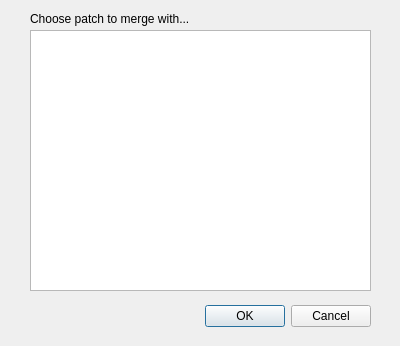
<ui version="4.0" >
 <class>mergePatch_Dialog</class>
 <widget class="QDialog" name="mergePatch_Dialog" >
  <property name="geometry" >
   <rect>
    <x>0</x>
    <y>0</y>
    <width>400</width>
    <height>346</height>
   </rect>
  </property>
  <property name="windowTitle" >
   <string>EWItool - Merge Patches</string>
  </property>
  <widget class="QDialogButtonBox" name="buttonBox" >
   <property name="geometry" >
    <rect>
     <x>30</x>
     <y>300</y>
     <width>341</width>
     <height>32</height>
    </rect>
   </property>
   <property name="orientation" >
    <enum>Qt::Horizontal</enum>
   </property>
   <property name="standardButtons" >
    <set>QDialogButtonBox::Cancel|QDialogButtonBox::NoButton|QDialogButtonBox::Ok</set>
   </property>
  </widget>
  <widget class="QListWidget" name="patch_listWidget" >
   <property name="geometry" >
    <rect>
     <x>30</x>
     <y>30</y>
     <width>341</width>
     <height>261</height>
    </rect>
   </property>
  </widget>
  <widget class="QLabel" name="label" >
   <property name="geometry" >
    <rect>
     <x>30</x>
     <y>10</y>
     <width>341</width>
     <height>18</height>
    </rect>
   </property>
   <property name="text" >
    <string>Choose patch to merge with...</string>
   </property>
  </widget>
 </widget>
 <resources/>
 <connections>
  <connection>
   <sender>buttonBox</sender>
   <signal>accepted()</signal>
   <receiver>mergePatch_Dialog</receiver>
   <slot>accept()</slot>
   <hints>
    <hint type="sourcelabel" >
     <x>248</x>
     <y>254</y>
    </hint>
    <hint type="destinationlabel" >
     <x>157</x>
     <y>274</y>
    </hint>
   </hints>
  </connection>
  <connection>
   <sender>buttonBox</sender>
   <signal>rejected()</signal>
   <receiver>mergePatch_Dialog</receiver>
   <slot>reject()</slot>
   <hints>
    <hint type="sourcelabel" >
     <x>316</x>
     <y>260</y>
    </hint>
    <hint type="destinationlabel" >
     <x>286</x>
     <y>274</y>
    </hint>
   </hints>
  </connection>
 </connections>
</ui>
